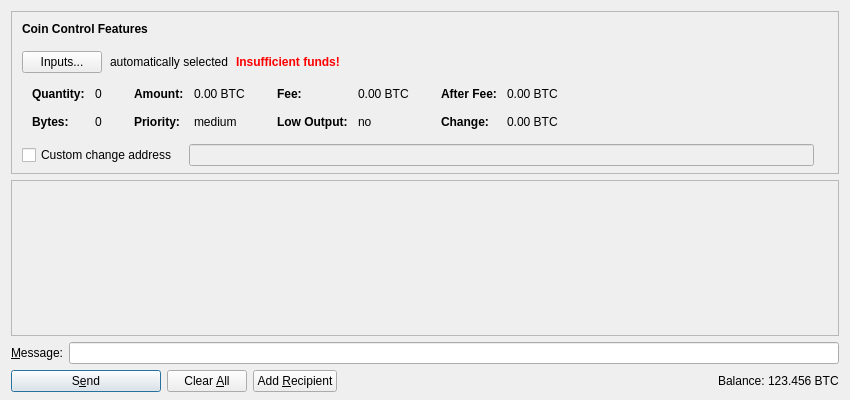
<?xml version="1.0" encoding="UTF-8"?>
<ui version="4.0">
 <class>SendCoinsDialog</class>
 <widget class="QDialog" name="SendCoinsDialog">
  <property name="geometry">
   <rect>
    <x>0</x>
    <y>0</y>
    <width>850</width>
    <height>400</height>
   </rect>
  </property>
  <property name="windowTitle">
   <string>Send Coins</string>
  </property>
  <layout class="QVBoxLayout" name="verticalLayout" stretch="0,1,0,0">
   <property name="bottomMargin">
    <number>8</number>
   </property>
   <item>
    <widget class="QFrame" name="frameCoinControl">
     <property name="sizePolicy">
      <sizepolicy hsizetype="Expanding" vsizetype="Expanding">
       <horstretch>0</horstretch>
       <verstretch>0</verstretch>
      </sizepolicy>
     </property>
     <property name="maximumSize">
      <size>
       <width>16777215</width>
       <height>16777215</height>
      </size>
     </property>
     <property name="frameShape">
      <enum>QFrame::StyledPanel</enum>
     </property>
     <property name="frameShadow">
      <enum>QFrame::Sunken</enum>
     </property>
     <layout class="QVBoxLayout" name="verticalLayoutCoinControl2">
      <property name="spacing">
       <number>0</number>
      </property>
      <property name="leftMargin">
       <number>0</number>
      </property>
      <property name="topMargin">
       <number>0</number>
      </property>
      <property name="rightMargin">
       <number>0</number>
      </property>
      <property name="bottomMargin">
       <number>6</number>
      </property>
      <item>
       <layout class="QVBoxLayout" name="verticalLayoutCoinControl" stretch="0,0,0,0,1">
        <property name="spacing">
         <number>0</number>
        </property>
        <property name="leftMargin">
         <number>10</number>
        </property>
        <property name="topMargin">
         <number>10</number>
        </property>
        <item>
         <layout class="QHBoxLayout" name="horizontalLayoutCoinControl1">
          <property name="bottomMargin">
           <number>15</number>
          </property>
          <item>
           <widget class="QLabel" name="labelCoinControlFeatures">
            <property name="sizePolicy">
             <sizepolicy hsizetype="Preferred" vsizetype="Maximum">
              <horstretch>0</horstretch>
              <verstretch>0</verstretch>
             </sizepolicy>
            </property>
            <property name="font">
             <font>
              <weight>75</weight>
              <bold>true</bold>
             </font>
            </property>
            <property name="styleSheet">
             <string notr="true">font-weight:bold;</string>
            </property>
            <property name="text">
             <string>Coin Control Features</string>
            </property>
           </widget>
          </item>
         </layout>
        </item>
        <item>
         <layout class="QHBoxLayout" name="horizontalLayoutCoinControl2" stretch="0,0,0,0">
          <property name="spacing">
           <number>8</number>
          </property>
          <property name="bottomMargin">
           <number>10</number>
          </property>
          <item>
           <widget class="QPushButton" name="pushButtonCoinControl">
            <property name="styleSheet">
             <string notr="true"/>
            </property>
            <property name="text">
             <string>Inputs...</string>
            </property>
           </widget>
          </item>
          <item>
           <widget class="QLabel" name="labelCoinControlAutomaticallySelected">
            <property name="text">
             <string>automatically selected</string>
            </property>
            <property name="margin">
             <number>5</number>
            </property>
           </widget>
          </item>
          <item>
           <widget class="QLabel" name="labelCoinControlInsuffFunds">
            <property name="font">
             <font>
              <weight>75</weight>
              <bold>true</bold>
             </font>
            </property>
            <property name="styleSheet">
             <string notr="true">color:red;font-weight:bold;</string>
            </property>
            <property name="text">
             <string>Insufficient funds!</string>
            </property>
            <property name="margin">
             <number>5</number>
            </property>
           </widget>
          </item>
          <item>
           <spacer name="horizontalSpacerCoinControl">
            <property name="orientation">
             <enum>Qt::Horizontal</enum>
            </property>
            <property name="sizeHint" stdset="0">
             <size>
              <width>40</width>
              <height>1</height>
             </size>
            </property>
           </spacer>
          </item>
         </layout>
        </item>
        <item>
         <widget class="QWidget" name="widgetCoinControl" native="true">
          <property name="sizePolicy">
           <sizepolicy hsizetype="Preferred" vsizetype="Preferred">
            <horstretch>0</horstretch>
            <verstretch>0</verstretch>
           </sizepolicy>
          </property>
          <property name="minimumSize">
           <size>
            <width>0</width>
            <height>0</height>
           </size>
          </property>
          <property name="styleSheet">
           <string notr="true"/>
          </property>
          <layout class="QHBoxLayout" name="horizontalLayoutCoinControl5">
           <property name="margin">
            <number>0</number>
           </property>
           <item>
            <layout class="QHBoxLayout" name="horizontalLayoutCoinControl3" stretch="0,0,0,1">
             <property name="spacing">
              <number>20</number>
             </property>
             <property name="topMargin">
              <number>0</number>
             </property>
             <property name="bottomMargin">
              <number>10</number>
             </property>
             <item>
              <layout class="QFormLayout" name="formLayoutCoinControl1">
               <property name="horizontalSpacing">
                <number>10</number>
               </property>
               <property name="verticalSpacing">
                <number>14</number>
               </property>
               <property name="leftMargin">
                <number>10</number>
               </property>
               <property name="topMargin">
                <number>4</number>
               </property>
               <property name="rightMargin">
                <number>6</number>
               </property>
               <item row="0" column="0">
                <widget class="QLabel" name="labelCoinControlQuantityText">
                 <property name="font">
                  <font>
                   <weight>75</weight>
                   <bold>true</bold>
                  </font>
                 </property>
                 <property name="text">
                  <string>Quantity:</string>
                 </property>
                 <property name="margin">
                  <number>0</number>
                 </property>
                </widget>
               </item>
               <item row="0" column="1">
                <widget class="QLabel" name="labelCoinControlQuantity">
                 <property name="cursor">
                  <cursorShape>IBeamCursor</cursorShape>
                 </property>
                 <property name="contextMenuPolicy">
                  <enum>Qt::ActionsContextMenu</enum>
                 </property>
                 <property name="text">
                  <string notr="true">0</string>
                 </property>
                 <property name="margin">
                  <number>0</number>
                 </property>
                 <property name="textInteractionFlags">
                  <set>Qt::LinksAccessibleByMouse|Qt::TextSelectableByKeyboard|Qt::TextSelectableByMouse</set>
                 </property>
                </widget>
               </item>
               <item row="1" column="0">
                <widget class="QLabel" name="labelCoinControlBytesText">
                 <property name="font">
                  <font>
                   <weight>75</weight>
                   <bold>true</bold>
                  </font>
                 </property>
                 <property name="text">
                  <string>Bytes:</string>
                 </property>
                </widget>
               </item>
               <item row="1" column="1">
                <widget class="QLabel" name="labelCoinControlBytes">
                 <property name="cursor">
                  <cursorShape>IBeamCursor</cursorShape>
                 </property>
                 <property name="contextMenuPolicy">
                  <enum>Qt::ActionsContextMenu</enum>
                 </property>
                 <property name="text">
                  <string notr="true">0</string>
                 </property>
                 <property name="textInteractionFlags">
                  <set>Qt::LinksAccessibleByMouse|Qt::TextSelectableByKeyboard|Qt::TextSelectableByMouse</set>
                 </property>
                </widget>
               </item>
              </layout>
             </item>
             <item>
              <layout class="QFormLayout" name="formLayoutCoinControl2">
               <property name="horizontalSpacing">
                <number>10</number>
               </property>
               <property name="verticalSpacing">
                <number>14</number>
               </property>
               <property name="leftMargin">
                <number>6</number>
               </property>
               <property name="topMargin">
                <number>4</number>
               </property>
               <property name="rightMargin">
                <number>6</number>
               </property>
               <item row="0" column="0">
                <widget class="QLabel" name="labelCoinControlAmountText">
                 <property name="font">
                  <font>
                   <weight>75</weight>
                   <bold>true</bold>
                  </font>
                 </property>
                 <property name="text">
                  <string>Amount:</string>
                 </property>
                 <property name="margin">
                  <number>0</number>
                 </property>
                </widget>
               </item>
               <item row="0" column="1">
                <widget class="QLabel" name="labelCoinControlAmount">
                 <property name="cursor">
                  <cursorShape>IBeamCursor</cursorShape>
                 </property>
                 <property name="contextMenuPolicy">
                  <enum>Qt::ActionsContextMenu</enum>
                 </property>
                 <property name="text">
                  <string notr="true">0.00 BTC</string>
                 </property>
                 <property name="textInteractionFlags">
                  <set>Qt::LinksAccessibleByMouse|Qt::TextSelectableByKeyboard|Qt::TextSelectableByMouse</set>
                 </property>
                </widget>
               </item>
               <item row="1" column="0">
                <widget class="QLabel" name="labelCoinControlPriorityText">
                 <property name="font">
                  <font>
                   <weight>75</weight>
                   <bold>true</bold>
                  </font>
                 </property>
                 <property name="text">
                  <string>Priority:</string>
                 </property>
                </widget>
               </item>
               <item row="1" column="1">
                <widget class="QLabel" name="labelCoinControlPriority">
                 <property name="cursor">
                  <cursorShape>IBeamCursor</cursorShape>
                 </property>
                 <property name="contextMenuPolicy">
                  <enum>Qt::ActionsContextMenu</enum>
                 </property>
                 <property name="text">
                  <string notr="true">medium</string>
                 </property>
                 <property name="textInteractionFlags">
                  <set>Qt::LinksAccessibleByMouse|Qt::TextSelectableByKeyboard|Qt::TextSelectableByMouse</set>
                 </property>
                </widget>
               </item>
              </layout>
             </item>
             <item>
              <layout class="QFormLayout" name="formLayoutCoinControl3">
               <property name="horizontalSpacing">
                <number>10</number>
               </property>
               <property name="verticalSpacing">
                <number>14</number>
               </property>
               <property name="leftMargin">
                <number>6</number>
               </property>
               <property name="topMargin">
                <number>4</number>
               </property>
               <property name="rightMargin">
                <number>6</number>
               </property>
               <item row="0" column="0">
                <widget class="QLabel" name="labelCoinControlFeeText">
                 <property name="font">
                  <font>
                   <weight>75</weight>
                   <bold>true</bold>
                  </font>
                 </property>
                 <property name="text">
                  <string>Fee:</string>
                 </property>
                 <property name="margin">
                  <number>0</number>
                 </property>
                </widget>
               </item>
               <item row="0" column="1">
                <widget class="QLabel" name="labelCoinControlFee">
                 <property name="cursor">
                  <cursorShape>IBeamCursor</cursorShape>
                 </property>
                 <property name="contextMenuPolicy">
                  <enum>Qt::ActionsContextMenu</enum>
                 </property>
                 <property name="text">
                  <string notr="true">0.00 BTC</string>
                 </property>
                 <property name="textInteractionFlags">
                  <set>Qt::LinksAccessibleByMouse|Qt::TextSelectableByKeyboard|Qt::TextSelectableByMouse</set>
                 </property>
                </widget>
               </item>
               <item row="1" column="0">
                <widget class="QLabel" name="labelCoinControlLowOutputText">
                 <property name="font">
                  <font>
                   <weight>75</weight>
                   <bold>true</bold>
                  </font>
                 </property>
                 <property name="text">
                  <string>Low Output:</string>
                 </property>
                </widget>
               </item>
               <item row="1" column="1">
                <widget class="QLabel" name="labelCoinControlLowOutput">
                 <property name="cursor">
                  <cursorShape>IBeamCursor</cursorShape>
                 </property>
                 <property name="contextMenuPolicy">
                  <enum>Qt::ActionsContextMenu</enum>
                 </property>
                 <property name="text">
                  <string notr="true">no</string>
                 </property>
                 <property name="textInteractionFlags">
                  <set>Qt::LinksAccessibleByMouse|Qt::TextSelectableByKeyboard|Qt::TextSelectableByMouse</set>
                 </property>
                </widget>
               </item>
              </layout>
             </item>
             <item>
              <layout class="QFormLayout" name="formLayoutCoinControl4">
               <property name="horizontalSpacing">
                <number>10</number>
               </property>
               <property name="verticalSpacing">
                <number>14</number>
               </property>
               <property name="leftMargin">
                <number>6</number>
               </property>
               <property name="topMargin">
                <number>4</number>
               </property>
               <property name="rightMargin">
                <number>6</number>
               </property>
               <item row="0" column="0">
                <widget class="QLabel" name="labelCoinControlAfterFeeText">
                 <property name="font">
                  <font>
                   <weight>75</weight>
                   <bold>true</bold>
                  </font>
                 </property>
                 <property name="text">
                  <string>After Fee:</string>
                 </property>
                 <property name="margin">
                  <number>0</number>
                 </property>
                </widget>
               </item>
               <item row="0" column="1">
                <widget class="QLabel" name="labelCoinControlAfterFee">
                 <property name="cursor">
                  <cursorShape>IBeamCursor</cursorShape>
                 </property>
                 <property name="contextMenuPolicy">
                  <enum>Qt::ActionsContextMenu</enum>
                 </property>
                 <property name="text">
                  <string notr="true">0.00 BTC</string>
                 </property>
                 <property name="textInteractionFlags">
                  <set>Qt::LinksAccessibleByMouse|Qt::TextSelectableByKeyboard|Qt::TextSelectableByMouse</set>
                 </property>
                </widget>
               </item>
               <item row="1" column="0">
                <widget class="QLabel" name="labelCoinControlChangeText">
                 <property name="font">
                  <font>
                   <weight>75</weight>
                   <bold>true</bold>
                  </font>
                 </property>
                 <property name="text">
                  <string>Change:</string>
                 </property>
                </widget>
               </item>
               <item row="1" column="1">
                <widget class="QLabel" name="labelCoinControlChange">
                 <property name="cursor">
                  <cursorShape>IBeamCursor</cursorShape>
                 </property>
                 <property name="contextMenuPolicy">
                  <enum>Qt::ActionsContextMenu</enum>
                 </property>
                 <property name="text">
                  <string notr="true">0.00 BTC</string>
                 </property>
                 <property name="textInteractionFlags">
                  <set>Qt::LinksAccessibleByMouse|Qt::TextSelectableByKeyboard|Qt::TextSelectableByMouse</set>
                 </property>
                </widget>
               </item>
              </layout>
             </item>
            </layout>
           </item>
          </layout>
         </widget>
        </item>
        <item>
         <layout class="QHBoxLayout" name="horizontalLayoutCoinControl4" stretch="0,0,0">
          <property name="spacing">
           <number>12</number>
          </property>
          <property name="sizeConstraint">
           <enum>QLayout::SetDefaultConstraint</enum>
          </property>
          <property name="topMargin">
           <number>5</number>
          </property>
          <property name="rightMargin">
           <number>5</number>
          </property>
          <item>
           <widget class="QCheckBox" name="checkBoxCoinControlChange">
            <property name="toolTip">
             <string>If this is activated, but the change address is empty or invalid, change will be sent to a newly generated address.</string>
            </property>
            <property name="text">
             <string>Custom change address</string>
            </property>
           </widget>
          </item>
          <item>
           <widget class="QValidatedLineEdit" name="lineEditCoinControlChange">
            <property name="enabled">
             <bool>false</bool>
            </property>
            <property name="sizePolicy">
             <sizepolicy hsizetype="Expanding" vsizetype="Fixed">
              <horstretch>0</horstretch>
              <verstretch>0</verstretch>
             </sizepolicy>
            </property>
           </widget>
          </item>
          <item>
           <widget class="QLabel" name="labelCoinControlChangeLabel">
            <property name="sizePolicy">
             <sizepolicy hsizetype="Preferred" vsizetype="Expanding">
              <horstretch>0</horstretch>
              <verstretch>0</verstretch>
             </sizepolicy>
            </property>
            <property name="minimumSize">
             <size>
              <width>0</width>
              <height>0</height>
             </size>
            </property>
            <property name="text">
             <string/>
            </property>
            <property name="margin">
             <number>3</number>
            </property>
           </widget>
          </item>
         </layout>
        </item>
        <item>
         <spacer name="verticalSpacerCoinControl">
          <property name="orientation">
           <enum>Qt::Vertical</enum>
          </property>
          <property name="sizeHint" stdset="0">
           <size>
            <width>800</width>
            <height>1</height>
           </size>
          </property>
         </spacer>
        </item>
       </layout>
      </item>
     </layout>
    </widget>
   </item>
   <item>
    <widget class="QScrollArea" name="scrollArea">
     <property name="widgetResizable">
      <bool>true</bool>
     </property>
     <widget class="QWidget" name="scrollAreaWidgetContents">
      <property name="geometry">
       <rect>
        <x>0</x>
        <y>0</y>
        <width>830</width>
        <height>86</height>
       </rect>
      </property>
      <layout class="QVBoxLayout" name="verticalLayout_2" stretch="0,1">
       <property name="margin">
        <number>0</number>
       </property>
       <item>
        <layout class="QVBoxLayout" name="entries">
         <property name="spacing">
          <number>6</number>
         </property>
        </layout>
       </item>
       <item>
        <spacer name="verticalSpacer">
         <property name="orientation">
          <enum>Qt::Vertical</enum>
         </property>
         <property name="sizeHint" stdset="0">
          <size>
           <width>20</width>
           <height>40</height>
          </size>
         </property>
        </spacer>
       </item>
      </layout>
     </widget>
    </widget>
   </item>
   <item>
    <layout class="QHBoxLayout" name="horizontalLayout_3">
     <item>
      <widget class="QLabel" name="msg1Label">
       <property name="text">
        <string>&amp;Message:</string>
       </property>
       <property name="alignment">
        <set>Qt::AlignRight|Qt::AlignTrailing|Qt::AlignVCenter</set>
       </property>
       <property name="buddy">
        <cstring>msgLabel</cstring>
       </property>
      </widget>
     </item>
     <item>
      <widget class="QLineEdit" name="msgLabel">
       <property name="toolTip">
        <string>Enter a message to include with this transaction</string>
       </property>
      </widget>
     </item>
    </layout>
   </item>
   <item>
    <layout class="QHBoxLayout" name="horizontalLayout">
     <item>
      <widget class="QPushButton" name="sendButton">
       <property name="minimumSize">
        <size>
         <width>150</width>
         <height>0</height>
        </size>
       </property>
       <property name="toolTip">
        <string>Confirm the send action</string>
       </property>
       <property name="text">
        <string>S&amp;end</string>
       </property>
       <property name="icon">
        <iconset resource="../bitcoin.qrc">
         <normaloff>:/icons/send</normaloff>:/icons/send</iconset>
       </property>
       <property name="default">
        <bool>true</bool>
       </property>
      </widget>
     </item>
     <item>
      <widget class="QPushButton" name="clearButton">
       <property name="sizePolicy">
        <sizepolicy hsizetype="Minimum" vsizetype="Fixed">
         <horstretch>0</horstretch>
         <verstretch>0</verstretch>
        </sizepolicy>
       </property>
       <property name="toolTip">
        <string>Clear all fields of the form.</string>
       </property>
       <property name="text">
        <string>Clear &amp;All</string>
       </property>
       <property name="icon">
        <iconset resource="../bitcoin.qrc">
         <normaloff>:/icons/remove</normaloff>:/icons/remove</iconset>
       </property>
       <property name="autoRepeatDelay">
        <number>300</number>
       </property>
       <property name="autoDefault">
        <bool>false</bool>
       </property>
      </widget>
     </item>
     <item>
      <widget class="QPushButton" name="addButton">
       <property name="toolTip">
        <string>Send to multiple recipients at once</string>
       </property>
       <property name="text">
        <string>Add &amp;Recipient</string>
       </property>
       <property name="icon">
        <iconset resource="../bitcoin.qrc">
         <normaloff>:/icons/add</normaloff>:/icons/add</iconset>
       </property>
       <property name="autoDefault">
        <bool>false</bool>
       </property>
      </widget>
     </item>
     <item>
      <spacer name="horizontalSpacer">
       <property name="orientation">
        <enum>Qt::Horizontal</enum>
       </property>
       <property name="sizeHint" stdset="0">
        <size>
         <width>40</width>
         <height>20</height>
        </size>
       </property>
      </spacer>
     </item>
     <item>
      <layout class="QHBoxLayout" name="horizontalLayout_2">
       <property name="spacing">
        <number>3</number>
       </property>
       <item>
        <widget class="QLabel" name="label">
         <property name="sizePolicy">
          <sizepolicy hsizetype="Preferred" vsizetype="Fixed">
           <horstretch>0</horstretch>
           <verstretch>0</verstretch>
          </sizepolicy>
         </property>
         <property name="text">
          <string>Balance:</string>
         </property>
        </widget>
       </item>
       <item>
        <widget class="QLabel" name="labelBalance">
         <property name="sizePolicy">
          <sizepolicy hsizetype="Preferred" vsizetype="Fixed">
           <horstretch>0</horstretch>
           <verstretch>0</verstretch>
          </sizepolicy>
         </property>
         <property name="cursor">
          <cursorShape>IBeamCursor</cursorShape>
         </property>
         <property name="text">
          <string notr="true">123.456 BTC</string>
         </property>
         <property name="textInteractionFlags">
          <set>Qt::LinksAccessibleByMouse|Qt::TextSelectableByKeyboard|Qt::TextSelectableByMouse</set>
         </property>
        </widget>
       </item>
      </layout>
     </item>
    </layout>
   </item>
  </layout>
 </widget>
 <customwidgets>
  <customwidget>
   <class>QValidatedLineEdit</class>
   <extends>QLineEdit</extends>
   <header>qvalidatedlineedit.h</header>
  </customwidget>
 </customwidgets>
 <resources>
  <include location="../bitcoin.qrc"/>
 </resources>
 <connections/>
</ui>
